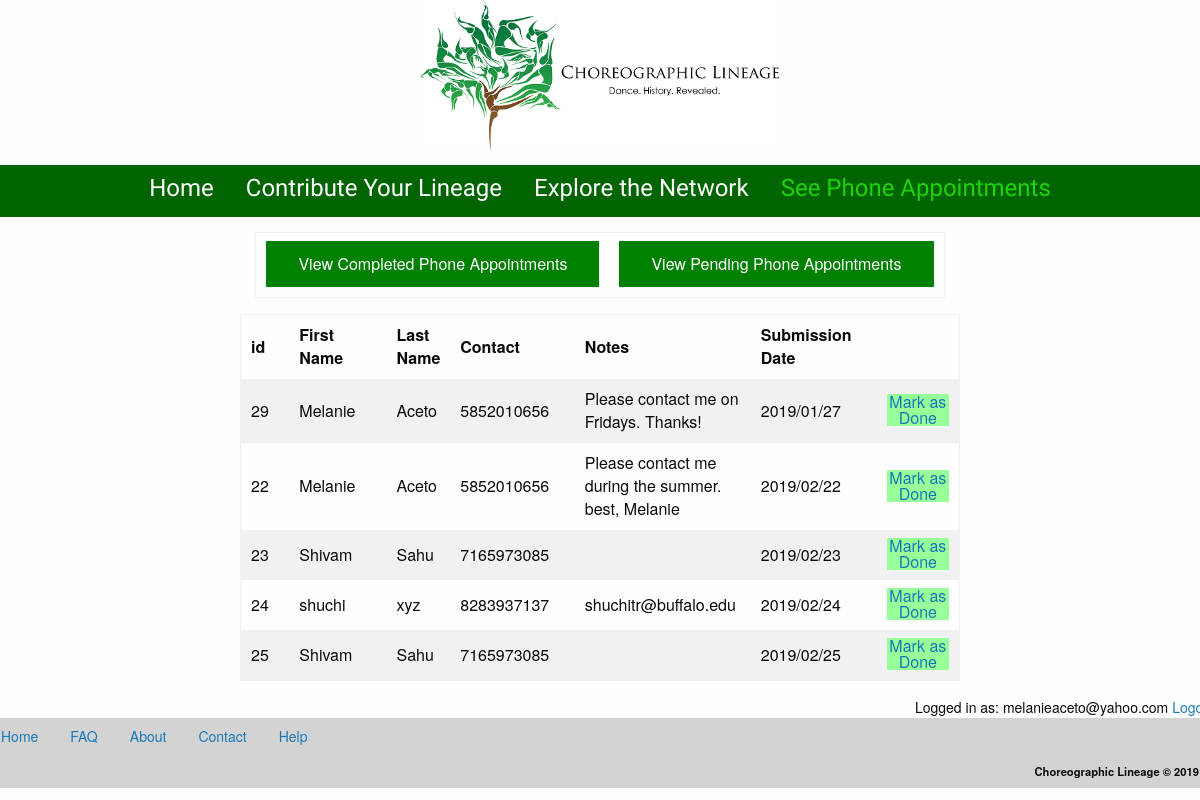
Page /phone_appointment_list.php (signed in) on the committed database.
### tables this page shows
CREATE TABLE `phone_appointments` (
  `id` int(11) NOT NULL,
  `first_name` varchar(50) NOT NULL,
  `last_name` varchar(50) NOT NULL,
  `email` varchar(50) NOT NULL,
  `contact` varchar(20) NOT NULL,
  `note` varchar(300) NOT NULL,
  `status` varchar(200) NOT NULL DEFAULT 'Undone',
  `Submitted_Date` varchar(20) DEFAULT NULL
);

### phone_appointment_list.php (the view, shortened to what this page needs)
<html>
<head>
    <link rel="stylesheet" href="https://maxcdn.bootstrapcdn.com/bootstrap/3.3.7/css/bootstrap.min.css">
</head>
<?php
	include 'AdminMenu.php';
	if(isset($_SESSION["user_email_address"])) {
        include 'connection_open.php';
        $query = "SELECT * FROM phone_appointments where status='Undone' order by Submitted_Date ASC";
        $result = mysqli_query($dbc,$query)
        or die('Error querying database.: ' . mysqli_error());
        echo "<table style='width:auto;'align='center'><tr><td>";
        echo "<div align='center'><a href='phone_appointment_list_done.php'><button style='background-color: green;  border: none;
  color: white;
  padding: 15px 32px;
  text-align: center;
  text-decoration: none;
  display: inline-block;
  font-size: 16px;
  cursor: pointer;' >View Completed Phone Appointments</button></div>";
  echo"</td><td>";
  echo "<div align='center'><a href='phone_appointment_list.php'><button style='background-color: green;  border: none;
  color: white;
  padding: 15px 32px;
  text-align: center;
  text-decoration: none;
  display: inline-block;
  font-size: 16px;
  cursor: pointer;' >View Pending Phone Appointments</button></div>";
  echo "</td></tr></table>";
        echo "<div class='table-responsive'><table style='width: 60%; height: auto;' align='center'>";
		echo "<tr><th>id</th><th>First Name</th><th>Last Name</th><th>Contact</th><th>Notes</th><th>Submission Date</th></tr>";
		while($row = mysqli_fetch_array($result)) {
    		$ID = $row['id'];
    		$Firstname = $row['first_name'];
    		$Lastname = $row['last_name'];
    		$Contact = $row['contact'];
    		$Note = $row['note'];
        $SubmissionDate=$row['Submitted_Date'];
    		echo "<tr>
        <td style='width: 100px;'>".$ID."</td>
        <td style='width: 200px;'>".$Firstname."</td>
        <td>".$Lastname."</td>
        <td style='width: 200px;'>".$Contact."</td>
        <td style='width: 200px;'>".$Note."</td>
        <td style='width: 200px;'>".$SubmissionDate."</td>
        <td style='width: 200px;'>
        <button style='color:green;background-color:#99ff99;border-radius:.5px' type='button'><a href='done.php?id=".$ID."'>Mark as Done</button></td>
        </tr>";
        }
echo "</table></div>";
    }
    else {
        $location = "add_user_profile.php";
        echo("<script>location.href='$location'</script>");
    }
?>
</html>
<?php
  include 'footer.php';
?>

### rows in the picture
phone_appointments: id "29", first_name "Melanie", last_name "Aceto", contact "5852010656", note "Please contact me on Fridays. Thanks!", Submitted_Date "2019/01/27"
phone_appointments: id "22", first_name "Melanie", last_name "Aceto", contact "5852010656", note "Please contact me during the summer. best, Melanie", Submitted_Date "2019/02/22"
phone_appointments: id "23", first_name "Shivam", last_name "Sahu", contact "7165973085", Submitted_Date "2019/02/23"
phone_appointments: id "24", first_name "shuchi", last_name "xyz", contact "8283937137", note "shuchitr@buffalo.edu", Submitted_Date "2019/02/24"
phone_appointments: id "25", first_name "Shivam", last_name "Sahu", contact "7165973085", Submitted_Date "2019/02/25"

### other values in the picture
$_SESSION["user_email_address"] "melanieaceto@yahoo.com"
